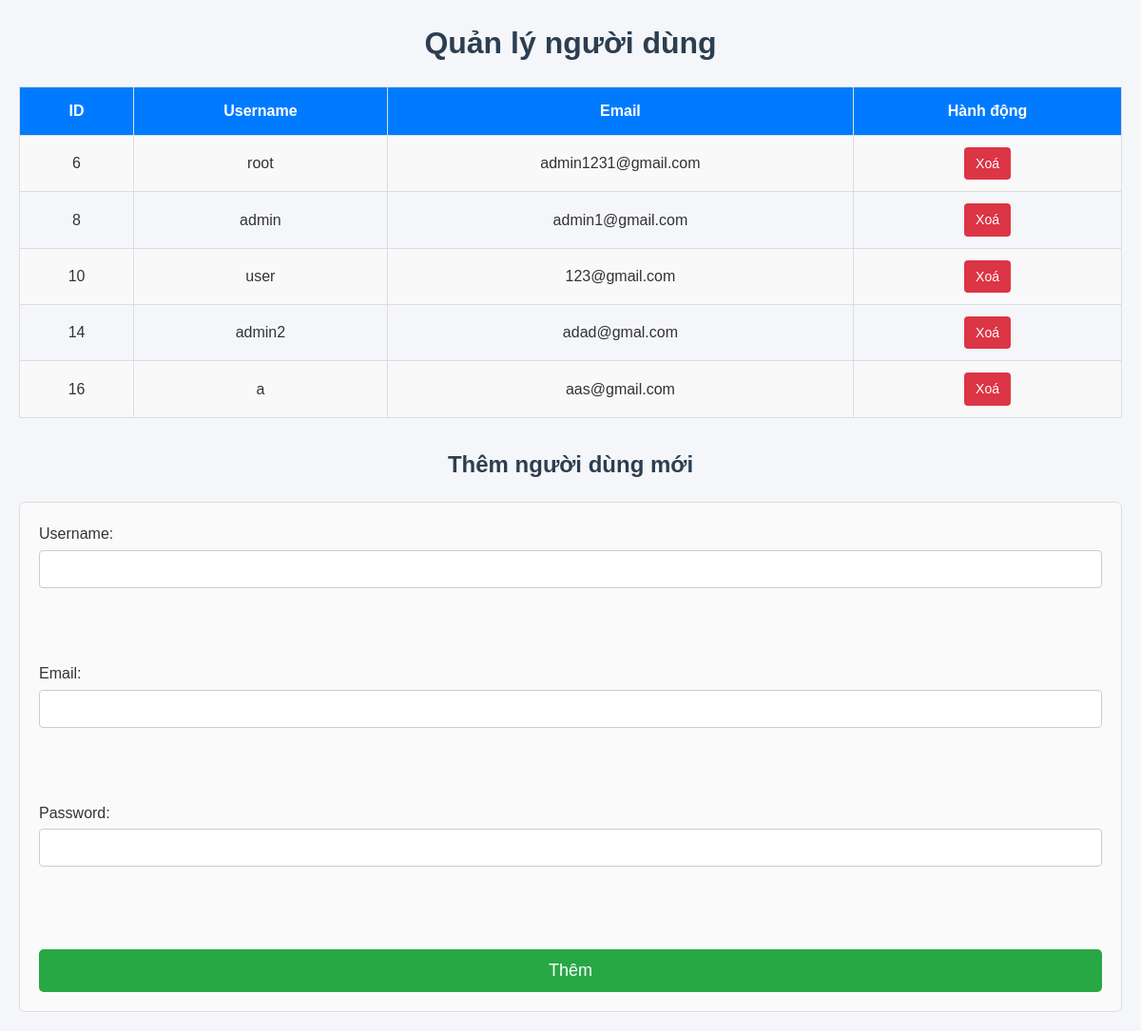
The page /admin/user.php on the database as committed earlier.
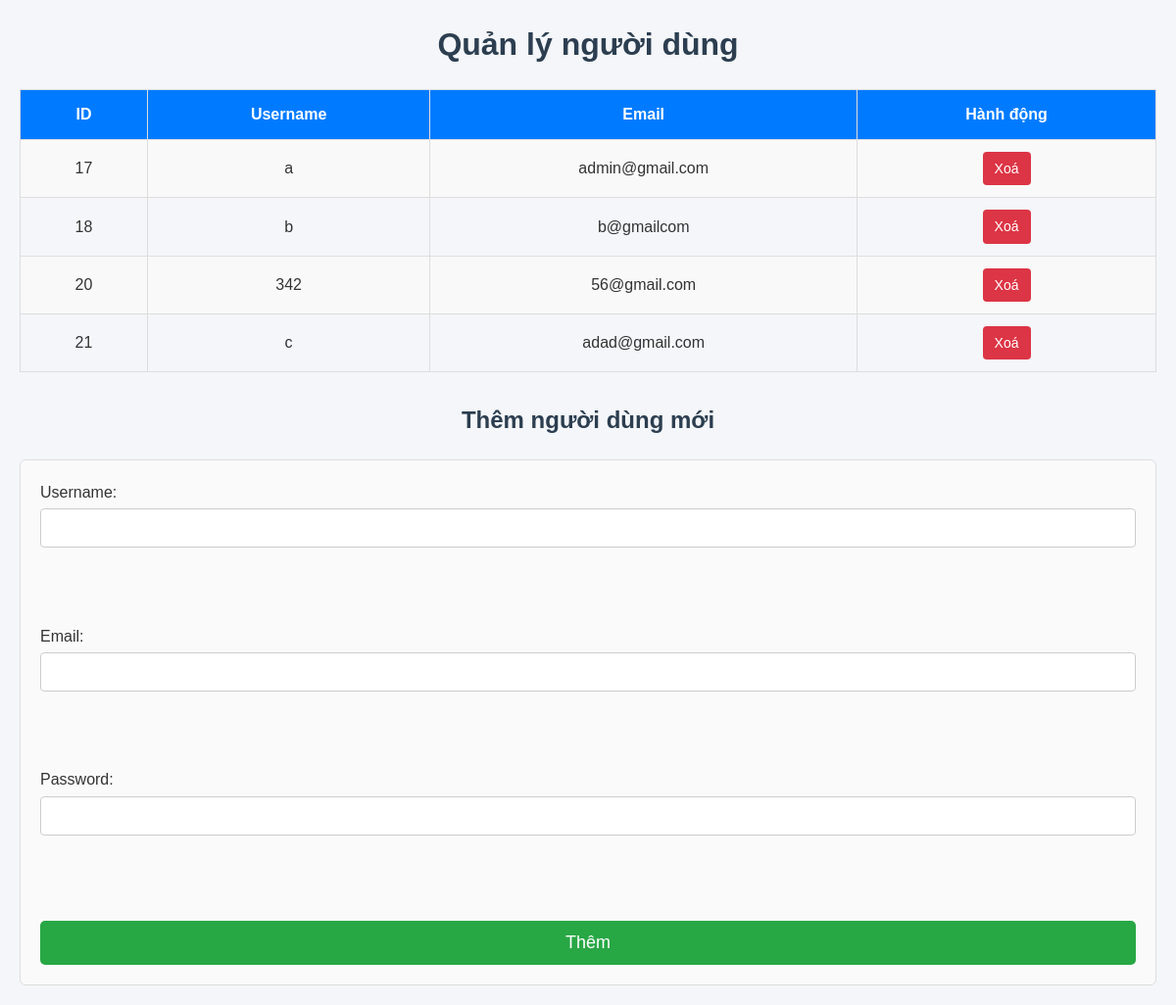
The same page on the database as committed later.
### tables this page shows
CREATE TABLE `user` (
  `id` int(11) NOT NULL,
  `username` varchar(255) NOT NULL,
  `email` varchar(255) NOT NULL,
  `password` varchar(255) NOT NULL,
  `role` enum('admin','user') NOT NULL DEFAULT 'user'
);

### admin/user.php (the view, shortened to what this page needs)
<?php
require_once("../ketnoi.php");
$result = $conn->query("SELECT * FROM user");
?>
<!DOCTYPE html>
<html lang="vi">
<head>
</head>
<body>
  <h1>Quản lý người dùng</h1>
  <table>
    <tr><th>ID</th><th>Username</th><th>Email</th><th>Hành động</th></tr>
    <?php while($row = $result->fetch_assoc()): ?>
      <tr>
        <td><?= $row['id'] ?></td>
        <td><?= htmlspecialchars($row['username']) ?></td>
        <td><?= htmlspecialchars($row['email']) ?></td>
        <td><a href="?delete=<?= $row['id'] ?>" onclick="return confirm('Xoá người dùng này?')">Xoá</a></td>
      </tr>
    <?php endwhile; ?>
  </table>
  <h2>Thêm người dùng mới</h2>
  <form method="post">
    <label>Username: <input type="text" name="username" required></label><br><br>
    <label>Email: <input type="email" name="email" required></label><br><br>
    <label>Password: <input type="password" name="password" required></label><br><br>
    <button type="submit" name="add">Thêm</button>
  </form>
</body>
</html>

### admin/user.php (style rules this page uses)
* { box-sizing: border-box; margin: 0; padding: 0; }
body { font-family: Arial, sans-serif; background-color: #f4f6f9; color: #333; line-height: 1.6; padding: 20px; }
h1, h2 { text-align: center; margin-bottom: 20px; color: #2c3e50; }
table { width: 100%; border-collapse: collapse; margin-bottom: 30px; }
th, td { padding: 12px 15px; border: 1px solid #ddd; text-align: center; }
th { background-color: #007bff; color: #fff; font-weight: 600; }
tr:nth-child(even) { background-color: #f9f9f9; }
table a { display: inline-block; padding: 6px 12px; background-color: #dc3545; color: #fff; border-radius: 4px; text-decoration: none; font-size: 14px; transition: background-color 0.3s; }
form { background: #fafafa; padding: 20px; border: 1px solid #ddd; border-radius: 6px; }
form label { display: block; margin-bottom: 10px; font-weight: 500; }
form input { width: 100%; padding: 10px 12px; margin-top: 4px; margin-bottom: 16px; border: 1px solid #ccc; border-radius: 4px; font-size: 16px; transition: border-color 0.3s; }
button[name="add"] { display: block; width: 100%; padding: 12px; background-color: #28a745; color: #fff; border: none; border-radius: 5px; font-size: 18px; cursor: pointer; transition: background-color 0.3s; margin-top: 10px; }

Rows that differ between the two databases and show on the page:
removed user: id "6", username "root", email "admin1231@gmail.com"
removed user: id "8", username "admin", email "admin1@gmail.com"
removed user: id "10", username "user", email "123@gmail.com"
removed user: id "14", username "admin2", email "adad@gmal.com"
removed user: id "16", username "a", email "aas@gmail.com"
added user: id "17", username "a", email "admin@gmail.com"
added user: id "18", username "b", email "b@gmailcom"
added user: id "20", username "342", email "56@gmail.com"
added user: id "21", username "c", email "adad@gmail.com"
